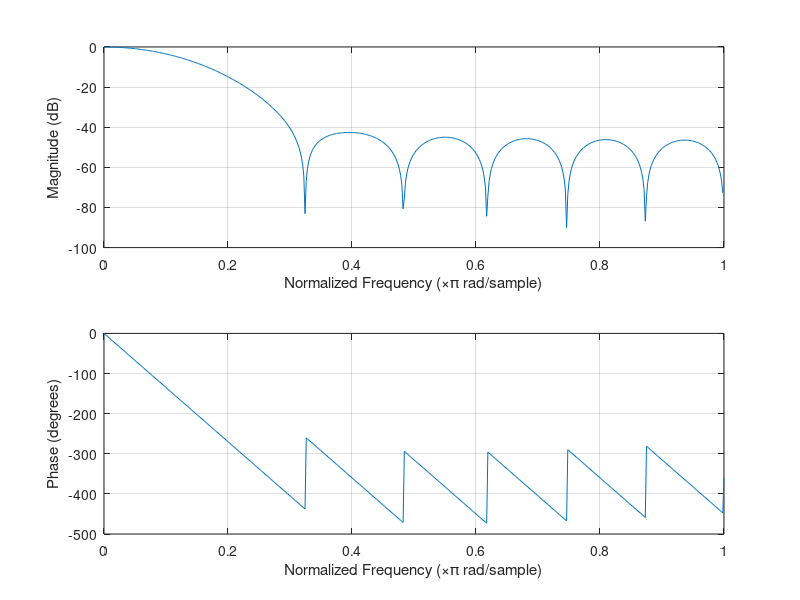

Here is the MATLAB script that generated this plot:
clear all;
close all;
clc;

% FIR filter parameters
N = 16;        % Order of the FIR filter
fc = 2000;      % Cutoff frequency [Hz]
fs = 48000;     % Sampling frequency [Hz]

% Generate FIR filter coefficients
b = fir1(N-1, fc/(fs/2));

% Frequency response
freqz(b, 1);         

% Convert the coefficients into C code
filename = 'fir_coeffs.txt';  % oder 'fir_coeffs.h'
fid = fopen(filename, 'w');

fprintf(fid, 'const float coeffs[N] = {\n');

for i = 1:length(b)
    if i < length(b)
        fprintf(fid, '    %.10ff,\n', b(i));  % mit f-Suffix für float
    else
        fprintf(fid, '    %.10ff\n', b(i));   % ohne Komma beim letzten
    end
end

fprintf(fid, '};\n');
fclose(fid);